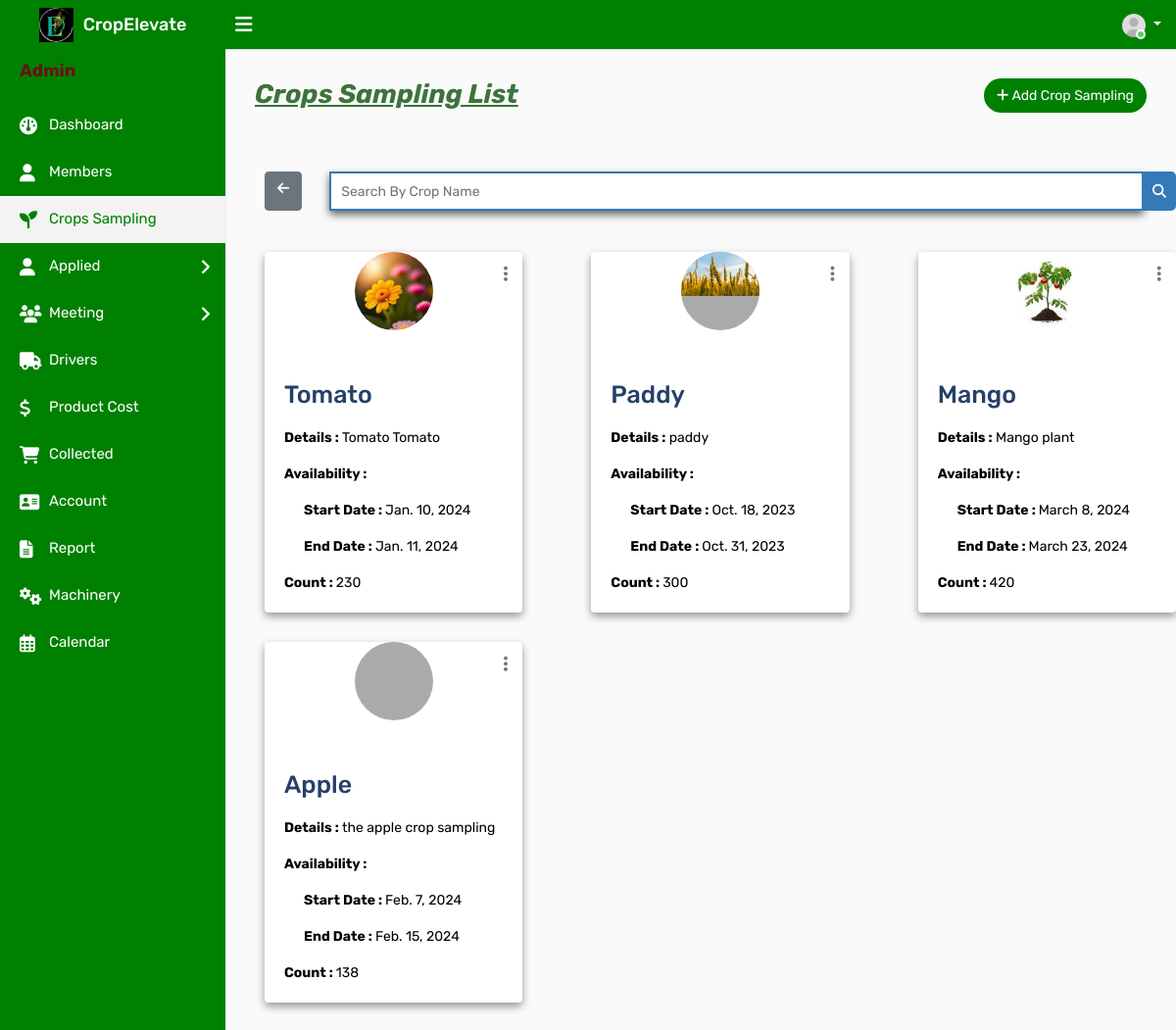
Page /adcrop on the earlier database version.
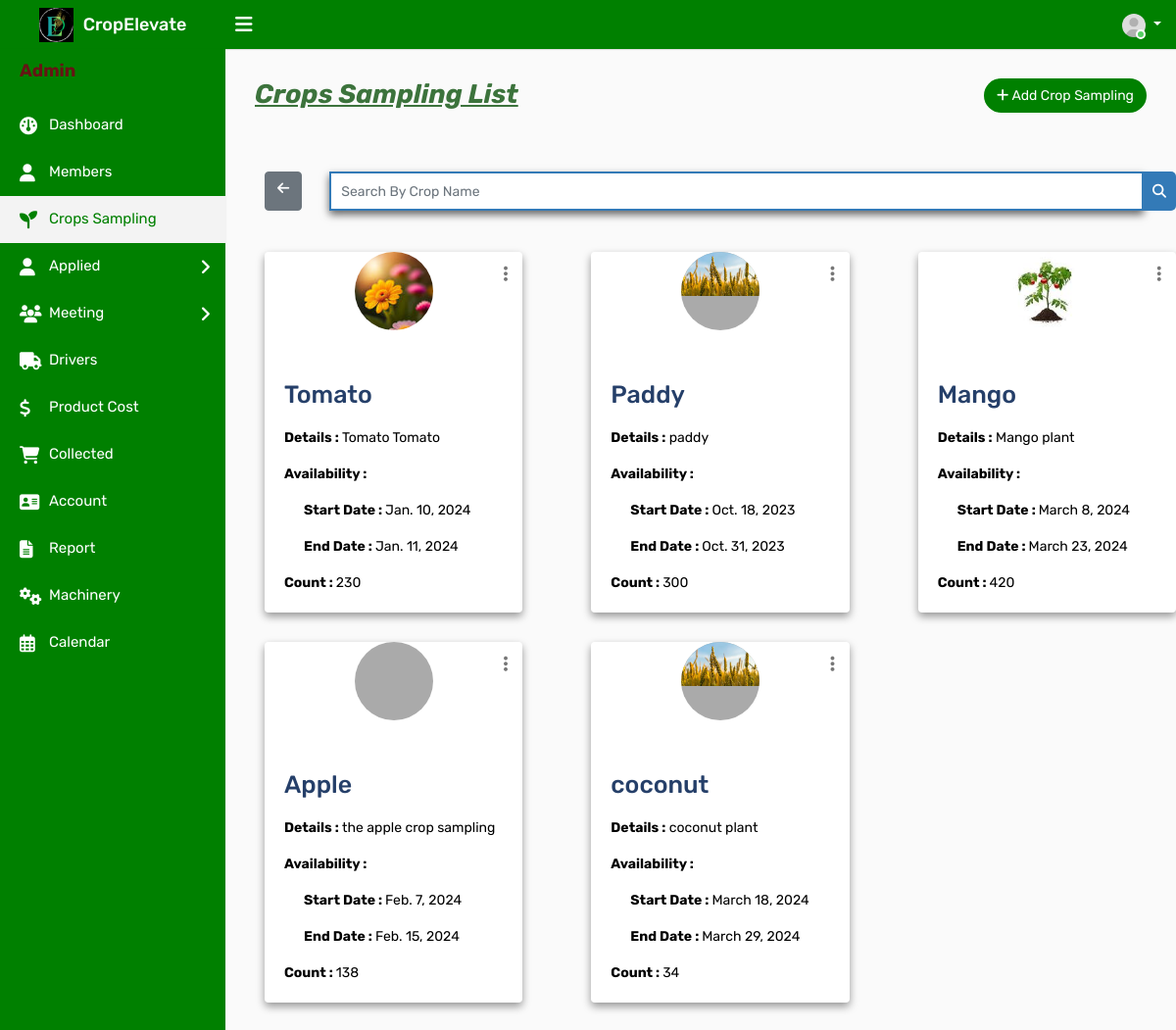
Same page on the later database version.
### ceapp/models.py (models this page shows)
class Crop(models.Model):
    Namec = models.CharField(max_length=100)
    des = models.TextField()
    start_date = models.DateField(null=True, blank=True)
    end_date = models.DateField(null=True, blank=True)
    count = models.PositiveIntegerField(default=0)
    crop_photo = models.ImageField(upload_to='crop_photos/', blank=True, null=True)
    is_active = models.BooleanField(default=True)
    created_at = models.DateTimeField(auto_now_add=True)
    current = models.BooleanField(default=False)

### ceapp/views.py (the view)
# urls.py: path('adcrop',views.adcrop,name='adcrop'),
def adcrop(request):
    crops = Crop.objects.all()
    return render(request, 'admintemp/adcrop.html', {'crops': crops})

### templates/admintemp/adcrop.html (shortened to what this page needs)
{% load static %}
<!DOCTYPE html>
<html lang="en">
<head>
    <link rel="stylesheet" type="text/css" href="{% static 'assets/css/bootstrap.min.css' %}">
    <link rel="stylesheet" type="text/css" href="{% static 'assets/css/dataTables.bootstrap4.min.css' %}">
    <link rel="stylesheet" type="text/css" href="{% static 'assets/css/font-awesome.min.css' %}">
    <link rel="stylesheet" type="text/css" href="{% static 'assets/css/style.css' %}">
    <link rel="stylesheet" href="https://cdnjs.cloudflare.com/ajax/libs/font-awesome/6.2.0/css/all.min.css">
</head>
<body>
    <div class="main-wrapper">
        <div class="header">
			<div class="header-left">
				<a href="{% url 'adindex' %}" class="logo">
					<img src="{% static 'assets/img/adminlogo1.png' %}" width="35" height="35" alt=""> <span>CropElevate</span>
				</a>
			</div>
			<a id="toggle_btn" href="javascript:void(0);"><i class="fa fa-bars"></i></a>
            <ul class="nav user-menu float-right">
                <li class="nav-item dropdown has-arrow">
                    <a href="#" class="dropdown-toggle nav-link user-link" data-toggle="dropdown">
                        <span class="user-img"><img class="rounded-circle" src="{% static 'assets/img/user.jpg' %}" width="40" alt="Admin">
							<span class="status online"></span></span>
                    </a>
                </li>
            </ul>
        </div>
        <div class="sidebar" id="sidebar">
            <div class="sidebar-inner slimscroll">
                <div id="sidebar-menu" class="sidebar-menu">
                    <ul>
                        <li class="menu-title" style="color:#661414; font-weight:bold;"><h4><b>Admin</b></h4></li>
                        <li>
                            <a href="{% url 'adindex' %}"><i class="fa fa-dashboard"></i> <span>Dashboard</span></a>
                        </li>
						<li>
                            <a href="{% url 'admember' %}"><i class="fa fa-user"></i> <span>Members</span></a>
                        </li>
                        <li class="active">
                            <a href="{% url 'adcrop' %}"><i class="fas fa-seedling fa-2x"></i> <span>Crops Sampling</span></a>
                        </li>
                        <li class="submenu green-background">
                            <a href="#"><i class="fa fa-user"></i> Applied <span class="menu-arrow"></span></a>
                        </li>
                        <li class="submenu green-background">
                            <a href="#"><i class="fas fa-users fa-2x"></i>  Meeting<span class="menu-arrow"></span></a>
                        </li>
                        <li>
                            <a href="{% url 'driver' %}"><i class="fas fa-truck"></i> <span>Drivers</span></a>
                        </li>
                        <li>
                            <a href="{% url 'adproductcost' %}"><i class="fas fa-dollar-sign"></i> <span>Product Cost</span></a>
                        </li>
                        <li>
                            <a href="{% url 'adselldetails' %}"><i class="fas fa-shopping-cart"></i> <span>Collected</span></a>
                        </li>
                        <li>
                            <a href="{% url 'all_accounts' %}"><i class="fa fa-address-card"></i> <span>Account</span></a>
                        </li>
                        <li>
                            <a href="{% url 'adreport' %}"><i class="fas fa-file-text"></i>
                            </i> <span>Report</span></a>
                        </li>
                        <li>
                            <a href="{% url 'admachinery' %}"><i class="fas fa-cogs"></i> <span>Machinery</span></a>
                        </li>
                        <li>
                            <a href="{% url 'adcalendar' %}"><i class="far fa-calendar-alt fa-2x"></i>
                                <span>Calendar</span></a>
                        </li>
                    </ul>
                </div>
            </div>
        </div>
                </div>
                <div class="page-wrapper">
                    <div class="content">
                        <div class="row">
                            <div class="col-sm-5 col-5">
                                <h4 class="page-title" style="font-size:27px; color:#3c733c;" id="croplist"><b><i><u>Crops Sampling List</b></i></u></h4>
                            </div>
                            <div class="col-sm-7 col-7 text-right m-b-30">
                                <a href="{% url 'adaddcrop' %}" class="btn btn-primary btn-rounded" style="background-color: green; color: white;" id="addcro"><i class="fa fa-plus"></i> Add Crop Sampling</a>
                            </div>
                        </div>
                        </div>
                        <div class="row">
                            <div class="col-md-12">
                                <form id="search-form" method="GET" action="{% url 'search_crop' %}">
                                    <div class="input-group">
                                        <a href="{% url 'adcrop' %}" class="btn btn-secondary" style="margin-left:40px;"><i class="fa fa-arrow-left"></i></a>&ensp;&ensp;&ensp;&ensp;
                                        <input type="text" class="form-control custom-search-input" name="cropname" placeholder="Search By Crop Name">
                                        <div class="input-group-append">
                                            <button class="btn btn-primary custom-search-btn" type="submit"><i class="fa fa-search"></i></button>
                                        </div>
                                    </div>
                                </form>
                            </div>
                        </div><br><br>
                        <div class="row">
                            {% for crop in crops %}
                            <div class="col-md-4">
                                <div class="card" style="box-shadow: 0 4px 8px 0 rgba(0, 0, 0, 0.4); margin-left:40px;">
                                    <div class="dropdown profile-action">
                                        <a href="#" class="action-icon dropdown-toggle" data-toggle="dropdown" aria-expanded="false"><i class="fa fa-ellipsis-v"></i></a>
                                    </div>
                                    <div class="doctor-img">
                                        <a class="avatar" href="#"><img alt="" src="{{ crop.crop_photo.url }}"></a>
                                       </div>
                                    <div class="card-body">
                                        <p>
                                        <h5 class="card-title" style="color:#253f69; font-size: 25px;">{{ crop.Namec }}</h5>
                                        <p class="card-text" style="color:black;"><b>Details :</b>  {{ crop.des }}</p>
                                        <p class="card-text" style="color:black;"><b>Availability :</b></p>
                                        <p class="card-text" style= "padding-left:20px; color:black;"><b>Start Date : </b> {{ crop.start_date }}</p>
                                        <p class="card-text"  style= "padding-left:20px; color:black;"><b>End Date :  </b>{{ crop.end_date }}</p>
                                        <p class="card-text"style="color:black;"><b>Count : </b> {{ crop.count }}</p>
                                    </div>
                                </div>
                            </div>
                            {% endfor %}
                        </div>
		</div>
</body>
</html>

Differences in the rows shown:
added Crop: crop_photo (picture), Namec "coconut", des "coconut plant", start_date "March 18, 2024", end_date "March 29, 2024", count "34"
